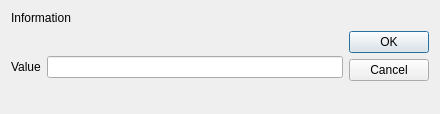
<?xml version="1.0" encoding="UTF-8"?>
<ui version="4.0">
 <class>InputDialog</class>
 <widget class="QDialog" name="InputDialog">
  <property name="windowModality">
   <enum>Qt::ApplicationModal</enum>
  </property>
  <property name="geometry">
   <rect>
    <x>0</x>
    <y>0</y>
    <width>440</width>
    <height>114</height>
   </rect>
  </property>
  <property name="windowTitle">
   <string>Input</string>
  </property>
  <layout class="QGridLayout" name="gridLayout">
   <item row="1" column="0">
    <layout class="QHBoxLayout" name="horizontalLayout_2">
     <item>
      <layout class="QHBoxLayout" name="horizontalLayout">
       <item>
        <widget class="QLabel" name="labelField">
         <property name="text">
          <string>Value</string>
         </property>
        </widget>
       </item>
       <item>
        <widget class="QLineEdit" name="lineEditField"/>
       </item>
      </layout>
     </item>
     <item>
      <widget class="QDialogButtonBox" name="buttonBox">
       <property name="orientation">
        <enum>Qt::Vertical</enum>
       </property>
       <property name="standardButtons">
        <set>QDialogButtonBox::Cancel|QDialogButtonBox::Ok</set>
       </property>
      </widget>
     </item>
    </layout>
   </item>
   <item row="0" column="0">
    <widget class="QLabel" name="labelInfo">
     <property name="text">
      <string>Information</string>
     </property>
    </widget>
   </item>
  </layout>
 </widget>
 <resources/>
 <connections>
  <connection>
   <sender>buttonBox</sender>
   <signal>accepted()</signal>
   <receiver>InputDialog</receiver>
   <slot>accept()</slot>
   <hints>
    <hint type="sourcelabel">
     <x>248</x>
     <y>254</y>
    </hint>
    <hint type="destinationlabel">
     <x>157</x>
     <y>274</y>
    </hint>
   </hints>
  </connection>
  <connection>
   <sender>buttonBox</sender>
   <signal>rejected()</signal>
   <receiver>InputDialog</receiver>
   <slot>reject()</slot>
   <hints>
    <hint type="sourcelabel">
     <x>316</x>
     <y>260</y>
    </hint>
    <hint type="destinationlabel">
     <x>286</x>
     <y>274</y>
    </hint>
   </hints>
  </connection>
 </connections>
</ui>
